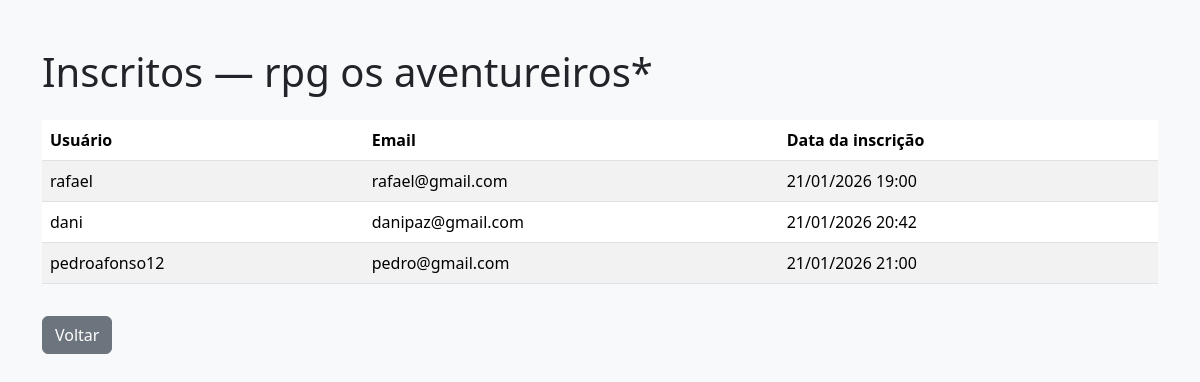
The app's page /evento/2/inscritos/ (signed in) with its own data.
### app_siseventos/models.py (models this page shows, shortened)
class Evento(models.Model):
    titulo = models.CharField(max_length=200)
    descricao = models.TextField()
    data = models.DateTimeField()
    local = models.CharField(max_length=200)
    organizador = models.ForeignKey(User, on_delete=models.CASCADE)
    ativo = models.BooleanField(default=True)

class Inscricao(models.Model):
    usuario = models.ForeignKey(User, on_delete=models.CASCADE)
    evento = models.ForeignKey(Evento, on_delete=models.CASCADE)
    data_inscricao = models.DateTimeField(auto_now_add=True)

### app_siseventos/views.py (the view)
# urls.py: path('evento/<int:evento_id>/inscritos/', views.inscritos_evento, name='inscritos_evento'),
@staff_member_required
def inscritos_evento(request, evento_id):
    evento = get_object_or_404(Evento, id=evento_id)
    inscricoes = Inscricao.objects.filter(evento=evento).select_related('usuario')
    return render(request, 'inscritos_evento.html', {
        'evento': evento,
        'inscricoes': inscricoes
    })

### app_siseventos/templates/inscritos_evento.html (shortened to what this page needs)
<!doctype html>
<html lang="pt-br">
<head>
  <link href="https://cdn.jsdelivr.net/npm/bootstrap@5.3.8/dist/css/bootstrap.min.css" rel="stylesheet">
</head>
<body class="bg-light">
<div class="container mt-5">
  <h1>Inscritos — {{ evento.titulo }}</h1>
  {% if inscricoes %}
    <table class="table table-striped mt-4">
      <thead>
        <tr>
          <th>Usuário</th>
          <th>Email</th>
          <th>Data da inscrição</th>
        </tr>
      </thead>
      <tbody>
        {% for i in inscricoes %}
        <tr>
          <td>{{ i.usuario.username }}</td>
          <td>{{ i.usuario.email }}</td>
          <td>{{ i.data_inscricao|date:"d/m/Y H:i" }}</td>
        </tr>
        {% endfor %}
      </tbody>
    </table>
  {% else %}
    <p>Ninguém se inscreveu ainda.</p>
  {% endif %}
  <a href="{% url 'app_siseventos:home' %}" class="btn btn-secondary mt-3">
    Voltar
  </a>
</div>
</body>
</html>

### records on screen
Evento: titulo "rpg os aventureiros*"
Inscricao: usuario.username "rafael", usuario.email "rafael@gmail.com", data_inscricao "21/01/2026 19:00"
Inscricao: usuario.username "dani", usuario.email "danipaz@gmail.com", data_inscricao "21/01/2026 20:42"
Inscricao: usuario.username "pedroafonso12", usuario.email "pedro@gmail.com", data_inscricao "21/01/2026 21:00"
